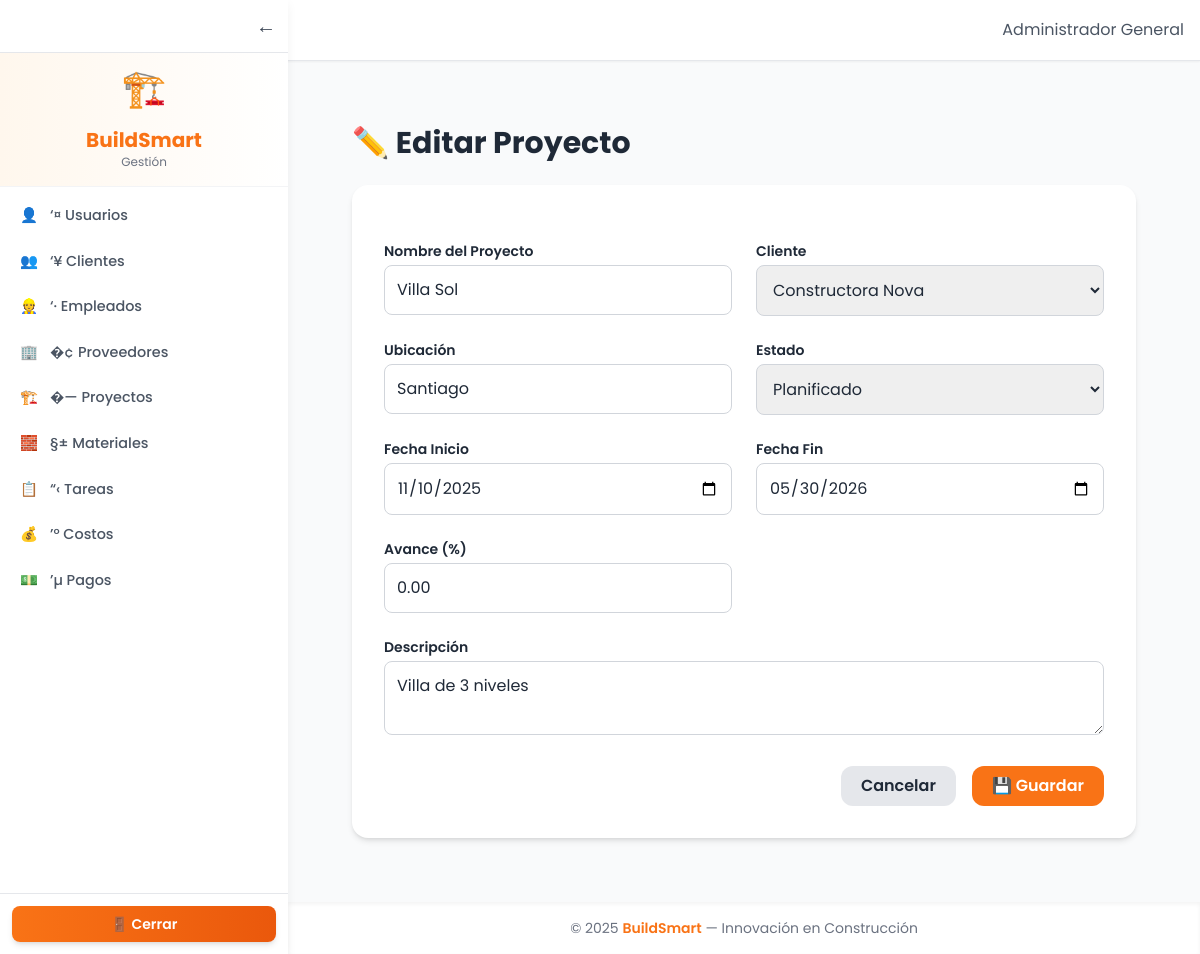
The app's page /public/index.php?page=proyectos/form&id=2 (signed in) with its own data.
### tables this page shows
CREATE TABLE proyectos (
  id INT AUTO_INCREMENT PRIMARY KEY,
  cliente_id INT NOT NULL,
  nombre VARCHAR(200) NOT NULL,
  ubicacion VARCHAR(255),
  fecha_inicio DATE,
  fecha_fin DATE,
  estado ENUM('planificado','en_ejecucion','finalizado','cancelado') DEFAULT 'planificado',
  descripcion TEXT,
  created_at DATETIME DEFAULT CURRENT_TIMESTAMP,
  avance DECIMAL(5,2) DEFAULT 0,
  FOREIGN KEY (cliente_id) REFERENCES clientes(id) ON DELETE CASCADE
);

CREATE TABLE clientes (
  id INT AUTO_INCREMENT PRIMARY KEY,
  nombre VARCHAR(150) NOT NULL,
  cedula VARCHAR(50),
  telefono VARCHAR(50),
  correo VARCHAR(120),
  direccion VARCHAR(255),
  created_at DATETIME DEFAULT CURRENT_TIMESTAMP
);

### app/controllers/ProyectosController.php (called while the page is built, shortened)
<?php
require_once __DIR__ . '/../models/ProyectoModel.php';
require_once __DIR__ . '/../../core/helpers.php';
function formularioProyecto() {
    global $pdo;
    $id = $_GET['id'] ?? null;
    $clientes = $pdo->query("SELECT id, nombre FROM clientes ORDER BY nombre ASC")->fetchAll();
    $proyecto = $id ? obtenerProyectoPorId($pdo, $id) : null;
    include __DIR__ . '/../views/proyectos/form.php';
}

### app/models/ProyectoModel.php (called while the page is built, shortened)
<?php
function obtenerProyectoPorId($pdo, $id) {
    $stmt = $pdo->prepare("SELECT * FROM proyectos WHERE id = ?");
    $stmt->execute([$id]);
    return $stmt->fetch(PDO::FETCH_ASSOC);
}

### app/views/proyectos/form.php (the view, shortened to what this page needs)
<?php include __DIR__ . '/../layouts/header.php'; ?>
<div class="p-8">
  <h1 class="text-3xl font-bold text-gray-800 mb-6">
    <?= isset($proyecto) && $proyecto ? '✏️ Editar Proyecto' : '➕ Nuevo Proyecto' ?>
  </h1>
  <form action="index.php?page=proyectos/guardar" method="post" class="bg-white p-8 rounded-2xl shadow-md space-y-6">
    <div class="grid grid-cols-2 gap-6">
      <div>
        <label class="block text-sm font-semibold mb-1">Nombre del Proyecto</label>
        <input type="text" name="nombre" required
               class="w-full border border-gray-300 rounded-lg p-3 focus:ring-2 focus:ring-orange-400"
               value="<?= htmlspecialchars($proyecto['nombre'] ?? '') ?>">
      </div>
      <div>
        <label class="block text-sm font-semibold mb-1">Cliente</label>
        <select name="cliente_id" required
                class="w-full border border-gray-300 rounded-lg p-3 focus:ring-2 focus:ring-orange-400">
          <?php foreach ($clientes as $c): ?>
          <option value="<?= $c['id'] ?>" <?= isset($proyecto['cliente_id']) && $proyecto['cliente_id'] == $c['id'] ? 'selected' : '' ?>>
            <?= htmlspecialchars($c['nombre']) ?>
          </option>
          <?php endforeach; ?>
        </select>
      </div>
      <div>
        <label class="block text-sm font-semibold mb-1">Ubicación</label>
        <input type="text" name="ubicacion"
               class="w-full border border-gray-300 rounded-lg p-3 focus:ring-2 focus:ring-orange-400"
               value="<?= htmlspecialchars($proyecto['ubicacion'] ?? '') ?>">
      </div>
      <div>
        <label class="block text-sm font-semibold mb-1">Estado</label>
        <select name="estado"
                class="w-full border border-gray-300 rounded-lg p-3 focus:ring-2 focus:ring-orange-400">
          <option value="planificado" <?= ($proyecto['estado'] ?? '') == 'planificado' ? 'selected' : '' ?>>Planificado</option>
        </select>
      </div>
      <div>
        <label class="block text-sm font-semibold mb-1">Fecha Inicio</label>
        <input type="date" name="fecha_inicio"
               class="w-full border border-gray-300 rounded-lg p-3 focus:ring-2 focus:ring-orange-400"
               value="<?= htmlspecialchars($proyecto['fecha_inicio'] ?? '') ?>">
      </div>
      <div>
        <label class="block text-sm font-semibold mb-1">Fecha Fin</label>
        <input type="date" name="fecha_fin"
               class="w-full border border-gray-300 rounded-lg p-3 focus:ring-2 focus:ring-orange-400"
               value="<?= htmlspecialchars($proyecto['fecha_fin'] ?? '') ?>">
      </div>
      <div>
        <label class="block text-sm font-semibold mb-1">Avance (%)</label>
        <input type="number" name="avance" min="0" max="100" step="1"
               class="w-full border border-gray-300 rounded-lg p-3 focus:ring-2 focus:ring-orange-400"
               value="<?= htmlspecialchars($proyecto['avance'] ?? 0) ?>">
      </div>
    </div>
    <div>
      <label class="block text-sm font-semibold mb-1">Descripción</label>
      <textarea name="descripcion"
                class="w-full border border-gray-300 rounded-lg p-3 focus:ring-2 focus:ring-orange-400"><?= htmlspecialchars($proyecto['descripcion'] ?? '') ?></textarea>
    </div>
    <div class="flex justify-end gap-4 mt-6">
      <a href="index.php?page=proyectos"
         class="px-5 py-2 rounded-xl bg-gray-200 hover:bg-gray-300 font-semibold">Cancelar</a>
      <button type="submit"
              class="px-5 py-2 rounded-xl bg-orange-500 hover:bg-orange-600 text-white font-semibold">
        💾 Guardar
      </button>
    </div>
  </form>
</div>
<?php include __DIR__ . '/../layouts/footer.php'; ?>

### app/views/layouts/header.php (style rules this page uses)
body { font-family: 'Poppins', sans-serif; background-color: #f9fafb; color: #1f2937; transition: all .3s ease; }

### records on screen
proyectos: nombre "Villa Sol", cliente_id "Constructora Nova", ubicacion "Santiago", estado "Planificado", fecha_inicio "11/10/2025", fecha_fin "05/30/2026", avance "0.00", descripcion "Villa de 3 niveles"

### other values on screen
explode(" ", $label)[0] "👤"
substr($label, 2) "‘¤ Usuarios"
explode(" ", $label)[0] "👥"
substr($label, 2) "‘¥ Clientes"
explode(" ", $label)[0] "👷"
substr($label, 2) "‘· Empleados"
explode(" ", $label)[0] "🏢"
substr($label, 2) "�¢ Proveedores"
explode(" ", $label)[0] "🏗️"
substr($label, 2) "�—️ Proyectos"
explode(" ", $label)[0] "🧱"
substr($label, 2) "§± Materiales"
explode(" ", $label)[0] "📋"
substr($label, 2) "“‹ Tareas"
explode(" ", $label)[0] "💰"
